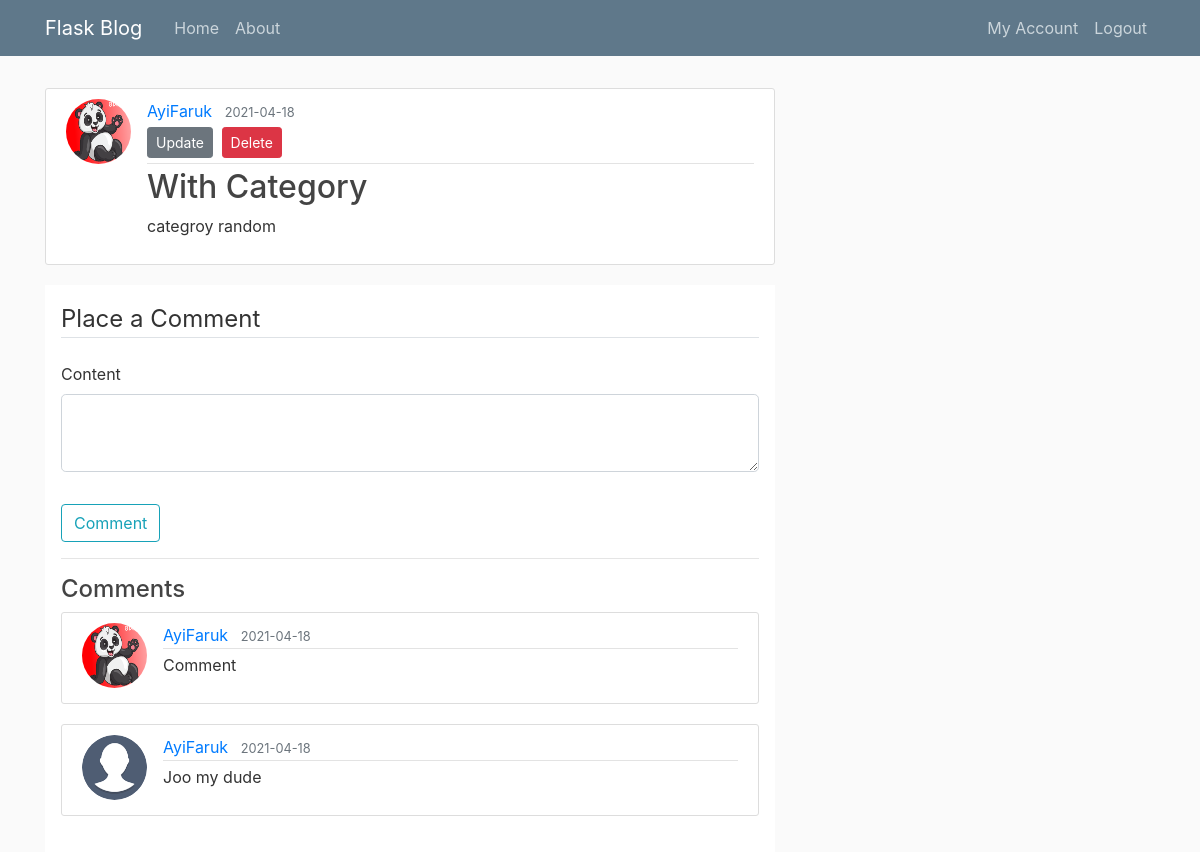
The app's page /post/2 (signed in) with its own data.
### app/models.py (models this page shows, shortened)
class User(db.Model, UserMixin):
    id = db.Column(db.Integer, primary_key=True)
    username = db.Column(db.String(20), unique=True, nullable=False)
    email = db.Column(db.String(120), unique=True, nullable=False)
    password = db.Column(db.String(120), nullable=False)
    image_file = db.Column(db.String(20), nullable=False, default='default.jpg')
    posts=  db.relationship('Post', backref='author', lazy=True)
    comments=  db.relationship('Comment', backref='authorCom', lazy=True)

class Post(db.Model):
    id = db.Column(db.Integer, primary_key=True)
    title = db.Column(db.String(100), nullable=False)
    date_posted = db.Column(db.DateTime, nullable=False, default=datetime.utcnow)
    content = db.Column(db.Text, nullable=False)
    user_id = db.Column(db.Integer, db.ForeignKey('user.id'), nullable=False)
    comments=  db.relationship('Comment', backref='thread', lazy=True)
    category_id = db.Column(db.Integer, db.ForeignKey('category.id'), nullable=False)

class Comment(db.Model):
    id = db.Column(db.Integer, primary_key=True)
    comment = db.Column(db.String(100), nullable=False)
    date_posted = db.Column(db.DateTime, nullable=False, default=datetime.utcnow)
    user_id = db.Column(db.Integer, db.ForeignKey('user.id'), nullable=False)
    post_id = db.Column(db.Integer, db.ForeignKey('post.id'), nullable=False)

### app/posts/routes.py (the view)
@posts.route("/post/<int:post_id>", methods=['GET', 'POST'])
def post(post_id):
    form = CommentForm()                    # Form for posting a Comment
    post = Post.query.get_or_404(post_id)   # Get the Post or return 404 if post not exist
    if form.validate_on_submit():
        comment = Comment(comment=form.content.data,thread=post,user_id=current_user.id)
        db.session.add(comment)
        db.session.commit()
        return redirect(url_for('posts.post',post_id=post.id))
    return render_template('post.html', title=post.title, post=post,commentForm=form)

### app/posts/forms.py
class CommentForm(FlaskForm):
    content = TextAreaField('Content', validators=[DataRequired()])
    submit = SubmitField('Comment')

### app/models.py (called while the page is built)
@login_manager.user_loader
def load_user(user_id):
    return User.query.get(int(user_id))

### app/templates/post.html (shortened to what this page needs)
{% extends "layout.html" %}
{% block content %}
  <article class="media content-section">
    <img class="rounded-circle article-img" src="{{ url_for('static', filename='profile_pics/' + post.author.image_file) }}">
    <div class="media-body">
      <div class="article-metadata">
        <a class="mr-2" href="{{ url_for('users.user_posts', username=post.author.username) }}">{{ post.author.username }}</a>
        <small class="text-muted">{{ post.date_posted.strftime('%Y-%m-%d') }}</small>
        {% if post.author == current_user %}
          <div>
            <a class="btn btn-secondary btn-sm mt-1 mb-1" href="{{ url_for('posts.update_post', post_id=post.id) }}">Update</a>
            <button type="button" class="btn btn-danger btn-sm m-1" data-toggle="modal" data-target="#deleteModal">Delete</button>
          </div>
        {% endif %}
      </div>
      <h2 class="article-title">{{ post.title }}</h2>
      <p class="article-content">{{ post.content|safe }}</p>
    </div>
  </article>
  <div class="bg-white p-3">
      {% if current_user.is_authenticated %}
      <form method="POST" action="">
          <fieldset class="form-group">
              <legend class="border-bottom mb-4">Place a Comment</legend>
              <div class="form-group">
                  {{ commentForm.content.label(class="form-control-label") }}
                  {% if commentForm.content.errors %}
                      {{ commentForm.content(class="form-control form-control-lg is-invalid") }}
                      <div class="invalid-feedback">
                          {% for error in commentForm.content.errors %}
                              <span>{{ error }}</span>
                          {% endfor %}
                      </div>
                  {% else %}
                      {{ commentForm.content(class="form-control form-control-lg") }}
                  {% endif %}
              </div>
          </fieldset>
          <div class="form-group">
              {{ commentForm.submit(class="btn btn-outline-info") }}
          </div>
      </form>
      <hr>
      {% else %}
      <p> Sign in to place Comments</p>
      {% endif %}
      <div class="media-body">
        <h4>Comments</h4>
          {% for comment in post.comments %}
          <article class="media content-section">
            <img class="rounded-circle article-img" src="{{ url_for('static', filename='profile_pics/' + comment.authorCom.image_file) }}">
            <div class="media-body">
              <div class="article-metadata">
                <a class="mr-2" href="{{ url_for('users.account_user', userid=post.author.id) }}">{{ post.author.username }}</a>
                <small class="text-muted">{{ comment.date_posted.strftime('%Y-%m-%d') }}</small>
              </div>
              <p class="article-content">{{ comment.comment }}</p>
            </div>
          </article>
        {% endfor %}
      </div>
  </div>
{% endblock content %}

### app/static/style/main.css (style rules this page uses)
body { background: #fafafa; color: #333333; margin-top: 5rem; }
h1, h2, h3, h4, h5, h6 { color: #444444; }
.content-section { background: #ffffff; padding: 10px 20px; border: 1px solid #dddddd; border-radius: 3px; margin-bottom: 20px; }
.article-title { color: #444444; }
.article-content { white-space: pre-line; }
.article-img { height: 65px; width: 65px; margin-right: 16px; }
.article-metadata { padding-bottom: 1px; margin-bottom: 4px; border-bottom: 1px solid #e3e3e3 }

### records on screen
User: image_file (placeholder picture), author.username "AyiFaruk"
Post: date_posted "2021-04-18", title "With Category", content "categroy random"
Comment: image_file (placeholder picture), date_posted "2021-04-18", comment "Comment"
Comment: image_file (picture), date_posted "2021-04-18", comment "Joo my dude"

### other values on screen
{{ commentForm.content.label(class="form-control-label") }} "Content"
